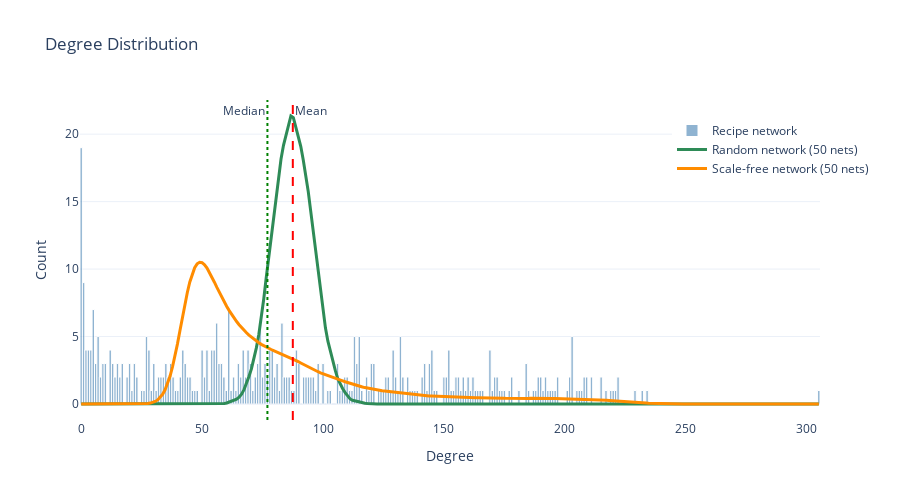

The code cell stored with this chart in its notebook:
### Markdown cell above
Next, we want to investigate if the network have random or scale-free properties by comparing degree distributions

### Code cell
## Degree distributions

# Compute degrees
degrees = [d for n, d in G_recipes.degree()]

# Generate multiple random networks and aggregate degrees
n_samples = 50
random_degrees_all = []
for _ in range(n_samples):
    Gr_temp = nx.gnm_random_graph(G_recipes.number_of_nodes(), G_recipes.number_of_edges())
    random_degrees_all.extend([d for n, d in Gr_temp.degree()])

# Generate multiple scale-free networks and aggregate degrees
avg_degree = int(2 * G_recipes.number_of_edges() / G_recipes.number_of_nodes())
m = max(1, avg_degree // 2)

scale_degrees_all = []
for _ in range(n_samples):
    Gs_temp = nx.barabasi_albert_graph(G_recipes.number_of_nodes(), m=m)
    scale_degrees_all.extend([d for n, d in Gs_temp.degree()])

# KDE for random and scale-free networks
max_degree = max(max(degrees), max(random_degrees_all), max(scale_degrees_all))
x_range = np.linspace(0, max_degree, 300)

kde_random = gaussian_kde(random_degrees_all)
kde_scale = gaussian_kde(scale_degrees_all)
random_pdf = kde_random(x_range)
scale_pdf = kde_scale(x_range)

# Histogram parameters with explicit bin edges for integer degrees
min_degree = min(degrees)
max_degree = max(degrees)
bin_edges = np.arange(min_degree, max_degree + 2) - 0.5  # Bins centered on integers
num_bins = len(bin_edges) - 1
bin_width = 1  # Each bin is exactly 1 degree wide

n_samples = len(degrees)

# Scale KDE to match histogram counts
random_counts = random_pdf * n_samples * bin_width
scale_counts = scale_pdf * n_samples * bin_width

# Plot
fig = go.Figure()

fig.add_trace(go.Histogram(
    x=degrees,
    xbins=dict(
        start=bin_edges[0],
        end=bin_edges[-1],
        size=1  # Bin width of 1 degree
    ),
    marker_color='steelblue',
    marker_line_color='white',
    marker_line_width=1,
    opacity=0.6,
    name="Recipe network"
))

# --- Mean & median vertical lines ---
fig.add_vline(x=mean_degree, line_dash="dash", line_color="red",
              annotation_text="Mean", annotation_position="top right")

fig.add_vline(x=median_degree, line_dash="dot", line_color="green",
              annotation_text="Median", annotation_position="top left")

fig.add_trace(go.Scatter(
    x=x_range,
    y=random_counts,
    mode='lines',
    name="Random network (50 nets)",
    line=dict(width=3, color='seagreen')
))

fig.add_trace(go.Scatter(
    x=x_range,
    y=scale_counts,
    mode='lines',
    name="Scale-free network (50 nets)",
    line=dict(width=3, color='darkorange')
))

fig.update_layout(
    width=900, height=500,
    title_text="Degree Distribution",
    xaxis_title="Degree",
    yaxis_title="Count",
    template="plotly_white",
    legend=dict(x=0.8, y=0.95)
)

fig.show()

### Figure 1 — Plotly figure (JSON) as saved in the notebook; plotly's stock layout.template omitted (floating-point values rounded to 4 significant figures; data arrays with more than 128 entries replaced by an {"elided": "..."} marker saying what was removed)
{"data": [{"marker": {"color": "steelblue", "line": {"color": "white", "width": 1}}, "name": "Recipe network", "opacity": 0.6, "type": "histogram", "x": {"elided": "445 int values"}, "xbins": {"end": 305.5, "size": 1, "start": -0.5}}, {"line": {"color": "seagreen", "width": 3}, "mode": "lines", "name": "Random network (50 nets)", "type": "scatter", "x": {"elided": "300 float values"}, "y": {"elided": "300 float values"}}, {"line": {"color": "darkorange", "width": 3}, "mode": "lines", "name": "Scale-free network (50 nets)", "type": "scatter", "x": {"elided": "300 float values"}, "y": {"elided": "300 float values"}}], "layout": {"annotations": [{"showarrow": false, "text": "Mean", "x": 87.5, "xanchor": "left", "xref": "x", "y": 1, "yanchor": "top", "yref": "y domain"}, {"showarrow": false, "text": "Median", "x": 77, "xanchor": "right", "xref": "x", "y": 1, "yanchor": "top", "yref": "y domain"}], "height": 500, "legend": {"x": 0.8, "y": 0.95}, "shapes": [{"line": {"color": "red", "dash": "dash"}, "type": "line", "x0": 87.5, "x1": 87.5, "xref": "x", "y0": 0, "y1": 1, "yref": "y domain"}, {"line": {"color": "green", "dash": "dot"}, "type": "line", "x0": 77, "x1": 77, "xref": "x", "y0": 0, "y1": 1, "yref": "y domain"}], "title": {"text": "Degree Distribution"}, "width": 900, "xaxis": {"title": {"text": "Degree"}}, "yaxis": {"title": {"text": "Count"}}}}
